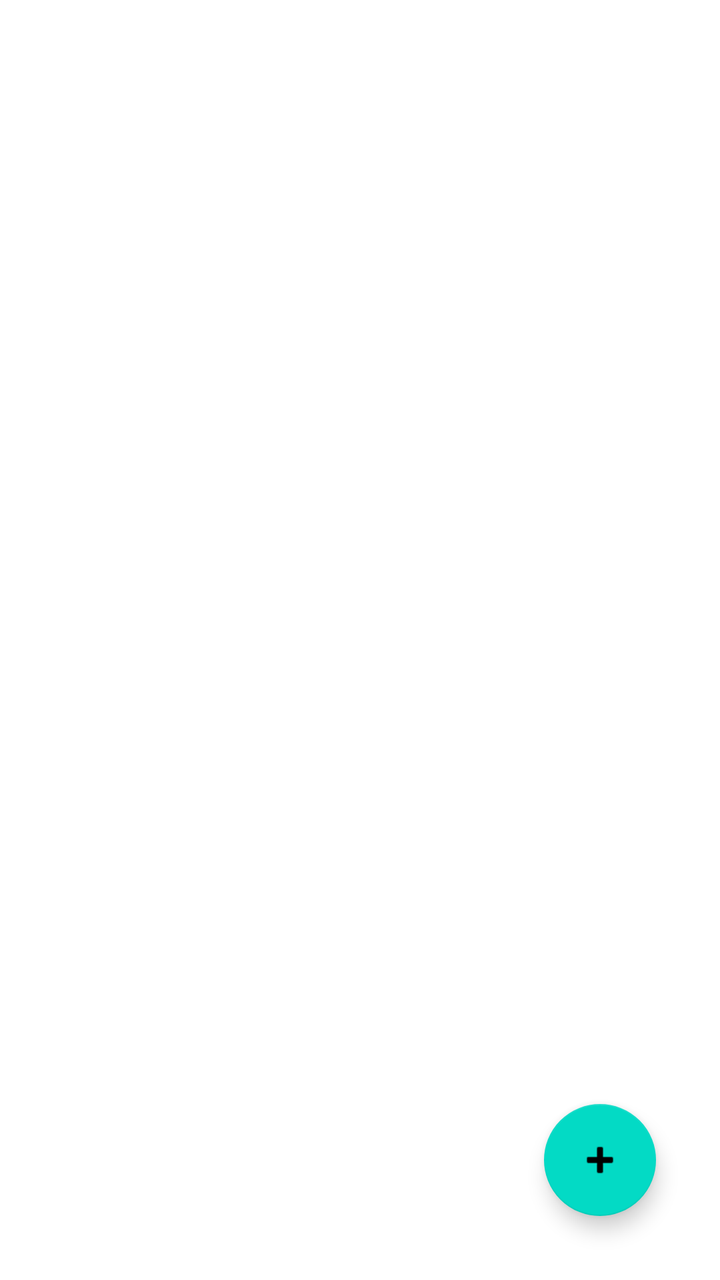
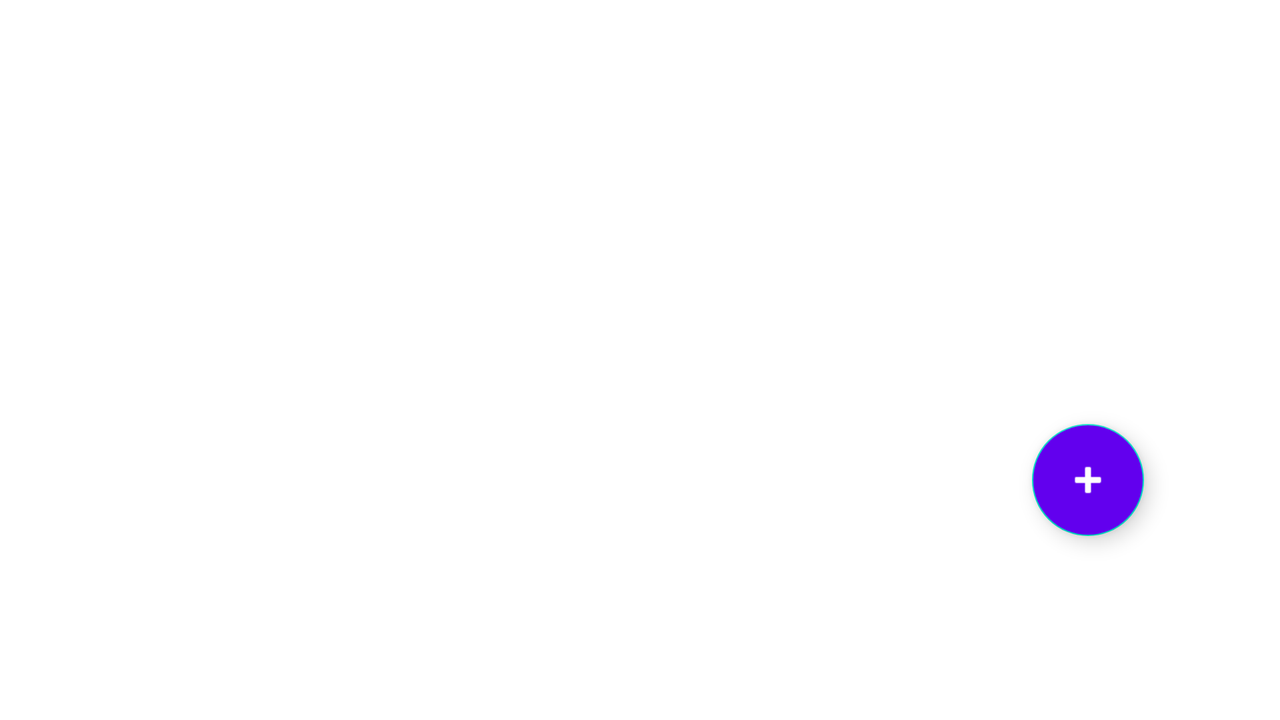

Compare how this app lays out the same screen by default and in its alternative resource folder. The renders come first, then the two layout files and the values they reference.
<!-- AndroidManifest.xml: application theme Theme.Hydro -->
<!-- res/layout/fragment_todo.xml -->
<?xml version="1.0" encoding="utf-8"?>
<androidx.constraintlayout.widget.ConstraintLayout xmlns:android="http://schemas.android.com/apk/res/android"
    xmlns:app="http://schemas.android.com/apk/res-auto"
    xmlns:tools="http://schemas.android.com/tools"
    android:layout_width="match_parent"
    android:layout_height="match_parent"
    tools:context=".ui.todo.TodoFragment"
    >

    <com.google.android.material.floatingactionbutton.FloatingActionButton
        android:id="@+id/addTodoButton"
        android:layout_width="wrap_content"
        android:layout_height="wrap_content"
        android:layout_marginEnd="32dp"
        android:layout_marginBottom="32dp"
        android:clickable="true"
        android:src="@android:drawable/ic_input_add"
        app:layout_constraintBottom_toBottomOf="parent"
        app:layout_constraintEnd_toEndOf="parent" />

    <androidx.recyclerview.widget.RecyclerView
        android:id="@+id/recycler_view"
        android:layout_width="377dp"
        android:layout_height="522dp"
        app:layout_constraintBottom_toTopOf="@+id/addTodoButton"
        app:layout_constraintEnd_toEndOf="parent"
        app:layout_constraintStart_toStartOf="parent"
        app:layout_constraintTop_toTopOf="parent"
        app:layout_constraintVertical_bias="0.753" />

</androidx.constraintlayout.widget.ConstraintLayout>
<!-- resources referenced by this layout -->
<resources>
  <style name="Theme.Hydro" parent="Theme.MaterialComponents.DayNight.DarkActionBar">
          
          <item name="colorPrimary">@color/purple_500</item>
          <item name="colorPrimaryVariant">@color/purple_700</item>
          <item name="colorOnPrimary">@color/white</item>
          
          <item name="colorSecondary">@color/teal_200</item>
          <item name="colorSecondaryVariant">@color/teal_700</item>
          <item name="colorOnSecondary">@color/black</item>
          
          <item name="android:statusBarColor" tools:targetApi="l">?attr/colorPrimaryVariant</item>
          
      </style>
  <color name="purple_500">#FF6200EE</color>
  <color name="purple_700">#FF3700B3</color>
  <color name="white">#FFFFFFFF</color>
  <color name="teal_200">#FF03DAC5</color>
  <color name="teal_700">#FF018786</color>
  <color name="black">#FF000000</color>
</resources>
<!-- res/layout-land/fragment_todo.xml (the repository's variant of the layout above) -->
<!-- drawn on the phone turned sideways -->
<?xml version="1.0" encoding="utf-8"?>
<androidx.constraintlayout.widget.ConstraintLayout xmlns:android="http://schemas.android.com/apk/res/android"
    xmlns:app="http://schemas.android.com/apk/res-auto"
    xmlns:tools="http://schemas.android.com/tools"
    android:layout_width="match_parent"
    android:layout_height="match_parent"
    tools:context=".ui.todo.TodoFragment"
    >

    <com.google.android.material.floatingactionbutton.FloatingActionButton
        android:id="@+id/addTodoButton"
        android:layout_width="wrap_content"
        android:layout_height="wrap_content"
        android:layout_marginEnd="68dp"
        android:layout_marginBottom="92dp"
        android:backgroundTint="@color/design_default_color_primary"
        android:clickable="true"
        android:src="@android:drawable/ic_input_add"
        app:layout_constraintBottom_toBottomOf="parent"
        app:layout_constraintEnd_toEndOf="parent"
        app:tint="@color/white" />

    <androidx.recyclerview.widget.RecyclerView
        android:id="@+id/recycler_view"
        android:layout_width="655dp"
        android:layout_height="242dp"
        android:layout_marginTop="16dp"
        android:paddingBottom="24dp"
        app:layout_constraintEnd_toEndOf="parent"
        app:layout_constraintStart_toStartOf="parent"
        app:layout_constraintTop_toTopOf="parent" />


</androidx.constraintlayout.widget.ConstraintLayout>
<!-- resources referenced by the variant -->
<!-- as the phone turned sideways resolves them -->
<resources>
  <color name="white">#FFFFFFFF</color>
  <style name="Theme.Hydro" parent="Theme.MaterialComponents.DayNight.DarkActionBar">
          
          <item name="colorPrimary">@color/purple_500</item>
          <item name="colorPrimaryVariant">@color/purple_700</item>
          <item name="colorOnPrimary">@color/white</item>
          
          <item name="colorSecondary">@color/teal_200</item>
          <item name="colorSecondaryVariant">@color/teal_700</item>
          <item name="colorOnSecondary">@color/black</item>
          
          <item name="android:statusBarColor" tools:targetApi="l">?attr/colorPrimaryVariant</item>
          
      </style>
  <color name="purple_500">#FF6200EE</color>
  <color name="purple_700">#FF3700B3</color>
  <color name="teal_200">#FF03DAC5</color>
  <color name="teal_700">#FF018786</color>
  <color name="black">#FF000000</color>
</resources>
